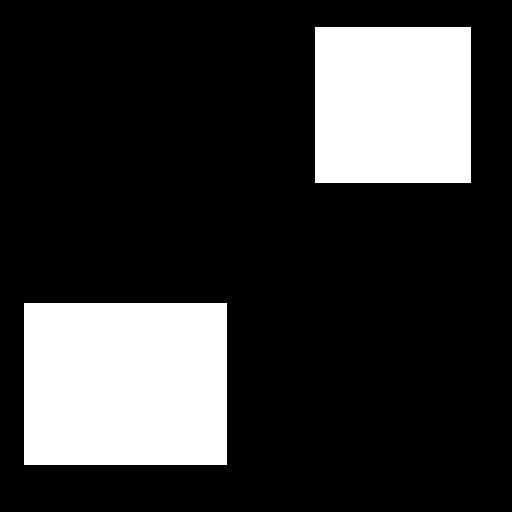
#> input picture sample.png, 512 x 512 px
$ python tps.py --img sample.png
#> lines starting #> are read from the running program, lines starting #| are printed output that depends on the picture; after the words box and inside, x2 and y2 are one past the last pixel; in counts of white or black regions, pixels touching at a corner belong together
"""
Usage:
    python3 tps.py

    Use left mouse button click in the 2D subplot (bottom subplot)
    to put a control point there.

    Clicking on the same location clears the control point.

    Plots are regenerated if there's a change in control points.

    (Image that is being fitted is stored in 'img')
"""
import argparse
import numpy as np
import cv2
from scipy.spatial.distance import cdist
from scipy.linalg import solve
from mpl_toolkits import mplot3d
import matplotlib.pyplot as plt
plt.ion()


class TPS2d:
    def __init__(self):
        """
        Note: Variable notaton is the same as that in the Principal Warps
        paper and https://profs.etsmtl.ca/hlombaert/thinplates/
        """
        self.a = None  # variables of the linear part of the TPS equation
        self.W = None  # variables of the non-linear part of the TPS equation
        self.cps = None  # control point locations [(x1, y1), (x2, y2), ...]

    def _f(self, locs):
        linear_part = self.a[0] + np.dot(locs, self.a[1:])
        bending_part = np.dot(self._U(cdist(locs, self.cps)), self.W)
        return linear_part + bending_part

    def f(self, x, y):
        """Computes the height at the given set of positions x, y
        Usage:
            x, y = [0, 1, 2], [2, 3, 0]
            tps.f(x, y)

            # for single position
            x, y = [0,], [1,]
        """
        locs = np.vstack([x, y]).T
        return self._f(locs)

    def fit(self, v, cps):
        """Solves the TPS variables (W and a) for a given set of control points
        cps: control point locations of the form [(x1, y1), (x2, y2), ...]
        v: height at the control points [v1, v2, ...]

        Solves the equation and updates the self.a and self.W variables

        Code is borrowed from https://github.com/mdedonno1337/TPS/blob/master/TPS/TPSpy/__init__.py
        """
        self.cps = cps

        n = len(v)

        K = self._U(cdist(cps, cps, metric='euclidean'))
        P = np.hstack([np.ones((n, 1)), cps])

        L = np.vstack([np.hstack([K, P]), np.hstack([P.T, np.zeros((3, 3))])])

        Y = np.hstack([v, np.zeros((3,))])

        Wa = solve(L, Y)

        self.W = Wa[:-3].copy()
        self.a = Wa[-3:].copy()

    @staticmethod
    @np.vectorize
    def _U(r):
        if r == 0.0:
            return 0.0
        else:
            return (r**2) * np.log(r**2)


def onclick(event):
    """Updates the x, y variables with the selected location.
    Only clicks in the subplot2 i.e., ax2 are valid.
    """
    global x, y, clicked, ax2
    if event.inaxes == ax2:
        x, y = int(np.round(event.xdata)), int(np.round(event.ydata))
        clicked = True

        # Clear current plots when clicked
        # Updation with new plots is done in the loop
        ax1.clear()
        ax2.clear()
        _subplots_label_stuff()


def plot_cps(v, cps):
    # If number of  initial controls points are changed, change 4 to the number
    # of initial controls points
    for i in range(4, len(v)):
        x, y = cps[i]
        ax1.plot((x, x), (y, y), (0, v[i]))
        ax2.plot(x, y, 'o')


def _subplots_label_stuff():
    ax1.set_xlabel('x')
    ax1.set_ylabel('y')
    ax1.set_zlabel('z')

    ax2.set_xlabel('x')
    ax2.set_ylabel('y')
    ax2.grid()
    ax2.set_xticks(np.arange(-0.5, img.shape[1], 1))
    ax2.set_yticks(np.arange(-0.5, img.shape[0], 1))
    ax2.set_xticklabels(np.arange(0, img.shape[1]+1, 1))
    ax2.set_yticklabels(np.arange(0, img.shape[0]+1, 1))


if __name__ == '__main__':
    parser = argparse.ArgumentParser()

    parser.add_argument('--img', required=True, help='Path to image')
    parser.add_argument('--shape', required=False, default=(16, 16),
                        help='Resize the image')
    args = parser.parse_args()

    global x, y, clicked, ax1, ax2, img
    x, y = 0, 0
    clicked = False  # left mouse button click

    img = cv2.imread(args.img, cv2.IMREAD_GRAYSCALE)
#> img: shape (512, 512); 21.8% white; 2 white regions, box (x1, y1, x2, y2) and area: (24, 303, 227, 465) 32886, (315, 27, 471, 183) 24336
    if args.shape:
        img = cv2.resize(img, dsize=args.shape, interpolation=cv2.INTER_CUBIC)

    # Initialize TPS
    # Surface approaches xy plane at infinity
    tps = TPS2d()
    v = [0, 0, 0, 0]
    cps = [(-1000, -1000), (1000, 1000), (-1000, 1000), (1000, -1000)]
    tps.fit(v, cps)

    # [7 lines of commented-out code are left out]
    fig = plt.figure()
    cid = fig.canvas.mpl_connect('button_press_event', onclick)

    ax1 = fig.add_subplot(2, 1, 1, projection='3d')  # TPS surface in 3D
    ax2 = fig.add_subplot(2, 1, 2)  # 2D image that's being fitted
    _subplots_label_stuff()

    X, Y = np.meshgrid(np.linspace(0, img.shape[1], img.shape[1]*2),
                       np.linspace(0, img.shape[0], img.shape[0]*2))
    _X = X.reshape(-1)
    _Y = Y.reshape(-1)
    _Z = tps.f(_X, _Y)
    Z = _Z.reshape(X.shape)

    # Initial surface plot, going to be the xy plane
    # ax1.contour3D(X, Y, Z, 50, cmap='binary')
    ax1.plot_wireframe(X, Y, Z, cmap='binary')
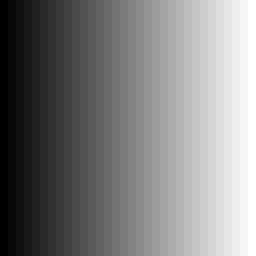
#> X: shape (32, 32) float64 (shown 8 times larger); min 0, max 16, mean 8; drawn with min black and max white
    ax2.imshow(img, cmap='gray', interpolation=None)

    plot_cps(v, cps)

    while True:
        if clicked:
            clicked = False
            if (x, y) not in cps:
                # If new point not in cps (control points), add it to the list
                v.append(img[y, x])
                cps.append((x, y))

            else:
                # If point in cps, remove it
                id = cps.index((x, y))
                v.pop(id)
                cps.pop(id)

            # Fit new TPS
            tps.fit(v, cps)

            # Plot the new surface. Old one is cleared in the callback function
            _Z = tps.f(_X, _Y)
            Z = _Z.reshape(X.shape)
            # ax1.contour3D(X, Y, Z, 50, cmap='binary')
            ax1.plot_wireframe(X, Y, Z, cmap='binary')
            ax2.imshow(img, cmap='gray', interpolation=None)

            # Also plot the control points in both the subplots
            plot_cps(v, cps)

        fig.canvas.draw()
        plt.pause(0.5)
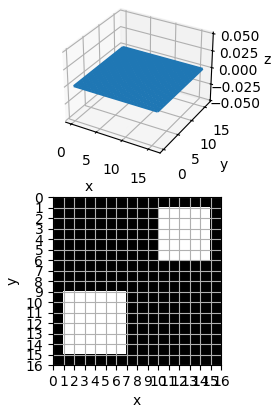
#> figure drawn by matplotlib, 2 panels
